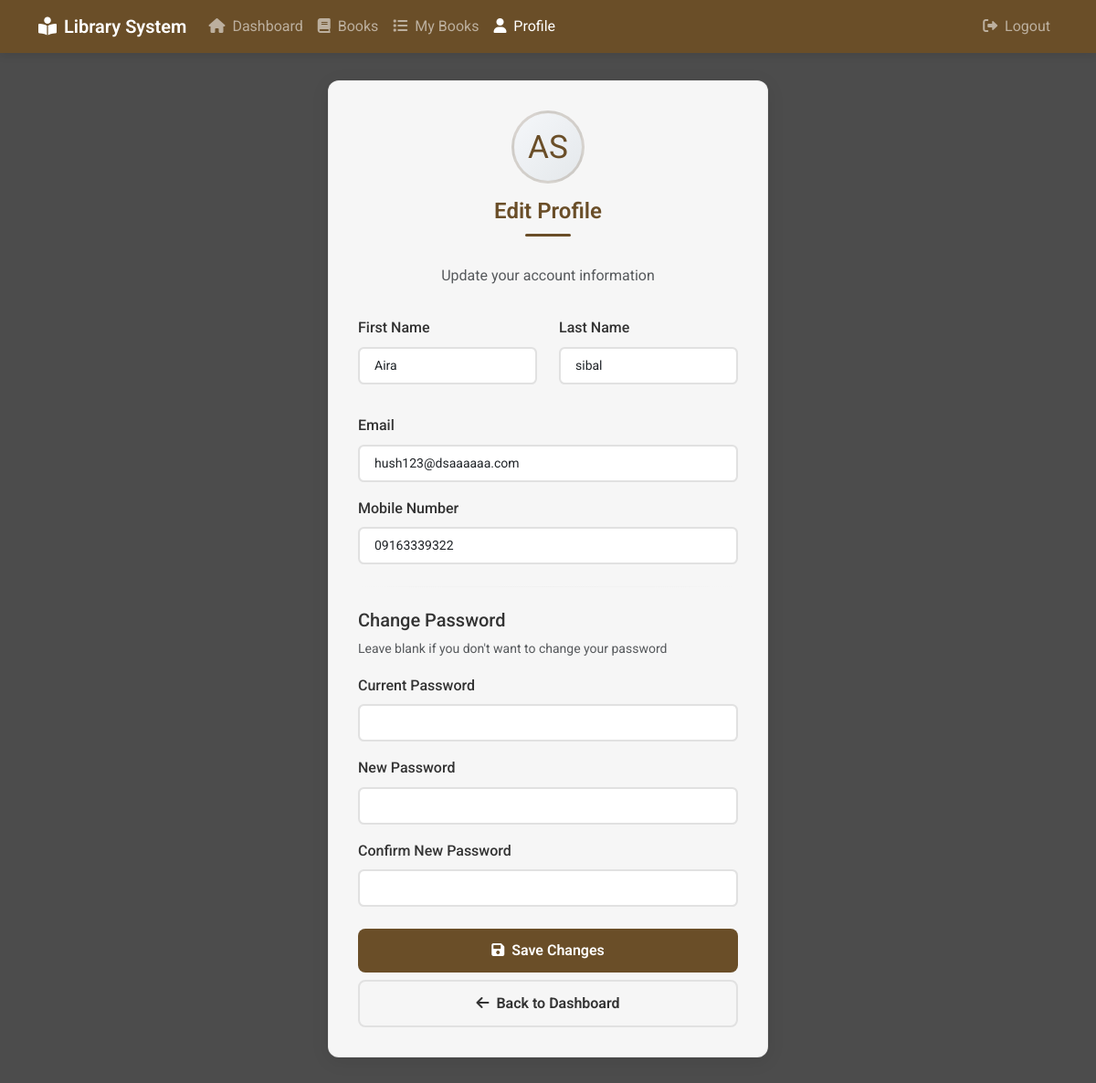
Page /profile.php (signed in) on the committed database.
### tables this page shows
CREATE TABLE `users` (
  `id` int(11) NOT NULL,
  `username` varchar(50) NOT NULL,
  `password` varchar(255) NOT NULL,
  `email` varchar(100) NOT NULL,
  `first_name` varchar(50) NOT NULL,
  `last_name` varchar(50) NOT NULL,
  `status` enum('active','pending','suspended') NOT NULL DEFAULT 'pending',
  `created_at` timestamp NOT NULL DEFAULT current_timestamp(),
  `updated_at` timestamp NOT NULL DEFAULT current_timestamp() ON UPDATE current_timestamp(),
  `remember_token` varchar(64) DEFAULT NULL,
  `role_id` int(11) DEFAULT 2,
  `birthday` date DEFAULT NULL,
  `mobile_number` varchar(20) DEFAULT NULL,
  `gender` enum('male','female') DEFAULT NULL,
  `terms_accepted` tinyint(1) DEFAULT 0
);

### profile.php (the view, shortened to what this page needs)
<?php
require_once 'config.php';
try {
    $stmt = $pdo->prepare("SELECT * FROM users WHERE id = ?");
    $stmt->execute([$_SESSION['user_id']]);
    $user = $stmt->fetch();
} catch (PDOException $e) {
    $error_message = "Error fetching user data: " . $e->getMessage();
}
?>
<!DOCTYPE html>
<html>
<head>
    <link href="https://cdn.jsdelivr.net/npm/bootstrap@5.3.2/dist/css/bootstrap.min.css" rel="stylesheet">
    <link href="https://cdnjs.cloudflare.com/ajax/libs/font-awesome/6.0.0/css/all.min.css" rel="stylesheet">
    <link href="style.css" rel="stylesheet">
</head>
<body>
    <nav class="navbar navbar-expand-lg navbar-dark fixed-top">
        <div class="container">
            <a class="navbar-brand" href="dashboard.php">
                <i class="fas fa-book-reader me-2"></i>Library System
            </a>
            <div class="collapse navbar-collapse" id="navbarNav">
                <ul class="navbar-nav me-auto">
                    <li class="nav-item">
                        <a class="nav-link" href="dashboard.php">
                            <i class="fas fa-home me-1"></i> Dashboard
                        </a>
                    </li>
                    <li class="nav-item">
                        <a class="nav-link" href="books.php">
                            <i class="fas fa-book me-1"></i> Books
                        </a>
                    </li>
                    <li class="nav-item">
                        <a class="nav-link" href="borrowed.php">
                            <i class="fas fa-list me-1"></i> My Books
                        </a>
                    </li>
                    <li class="nav-item">
                        <a class="nav-link active" href="profile.php">
                            <i class="fas fa-user me-1"></i> Profile
                        </a>
                    </li>
                </ul>
                <ul class="navbar-nav">
                    <li class="nav-item">
                        <a class="nav-link" href="logout.php">
                            <i class="fas fa-sign-out-alt me-1"></i> Logout
                        </a>
                    </li>
                </ul>
            </div>
        </div>
    </nav>
    <div class="profile-container">
        <div class="profile-card">
            <div class="profile-header">
                <div class="profile-image">
                    <?php
                    $initials = strtoupper(substr($user['first_name'], 0, 1) . substr($user['last_name'], 0, 1));
                    echo $initials;
                    ?>
                </div>
                <h3>Edit Profile</h3>
                <p class="text-muted">Update your account information</p>
            </div>
            <form method="post" action="">
                <div class="row mb-3">
                    <div class="col-md-6 mb-3">
                        <label class="form-label">First Name</label>
                        <input type="text" name="first_name" class="form-control" required
                               value="<?php echo htmlspecialchars($user['first_name']); ?>">
                    </div>
                    <div class="col-md-6 mb-3">
                        <label class="form-label">Last Name</label>
                        <input type="text" name="last_name" class="form-control" required
                               value="<?php echo htmlspecialchars($user['last_name']); ?>">
                    </div>
                </div>
                <div class="mb-3">
                    <label class="form-label">Email</label>
                    <input type="email" name="email" class="form-control" required
                           value="<?php echo htmlspecialchars($user['email']); ?>">
                </div>
                <div class="mb-3">
                    <label class="form-label">Mobile Number</label>
                    <input type="tel" name="mobile_number" class="form-control" required
                           placeholder="09123456789"
                           value="<?php echo htmlspecialchars($user['mobile_number']); ?>">
                </div>
                <hr class="section-divider">
                <h5>Change Password</h5>
                <p class="text-muted small mb-3">Leave blank if you don't want to change your password</p>
                <div class="mb-3">
                    <label class="form-label">Current Password</label>
                    <input type="password" name="current_password" class="form-control">
                </div>
                <div class="mb-3">
                    <label class="form-label">New Password</label>
                    <input type="password" name="new_password" class="form-control">
                </div>
                <div class="mb-3">
                    <label class="form-label">Confirm New Password</label>
                    <input type="password" name="confirm_password" class="form-control">
                </div>
                <div class="d-grid gap-2 mt-4">
                    <button type="submit" class="btn btn-primary">
                        <i class="fas fa-save me-2"></i>Save Changes
                    </button>
                    <a href="dashboard.php" class="btn btn-outline-secondary">
                        <i class="fas fa-arrow-left me-2"></i>Back to Dashboard
                    </a>
                </div>
            </form>
        </div>
    </div>
</body>
</html>

### style.css (style rules this page uses)
* { margin: 0; padding: 0; box-sizing: border-box; }
:root { --primary-color: #6a4e28; --primary-hover: #8b683c; --text-color: #333; --light-text: #666; --border-color: #e1e1e1; --success-color: #00C851; --warning-color: #ffbb33; --danger-color: #d63031; --white: #fff; --container-bg: rgba(255, 255, 255, 0.95); --shadow-color: rgba(0, 0, 0, 0.1); }
body { background: linear-gradient(rgba(0, 0, 0, 0.7), rgba(0, 0, 0, 0.7)), url('https://images.unsplash.com/photo-1507842217343-583bb7270b66?ixlib=rb-4.0.3&auto=format&fit=crop&w=2340&q=80'); background-size: cover; background-position: center; background-attachment: fixed; background-repeat: no-repeat; min-height: 100vh; font-family: 'Roboto', sans-serif; color: var(--text-color); line-height: 1.6; display: flex; align-items: center; justify-content: center; padding-top: 7vh; }
.navbar { background-color: var(--primary-color) !important; box-shadow: 0 2px 10px rgba(0,0,0,0.1); }
.navbar-brand { font-weight: 600; }
.container { width: 100%; padding-right: 1.5vh; padding-left: 1.5vh; margin-right: auto; margin-left: auto; display: flex; align-items: center; justify-content: center; }
.form-control, .form-select { border: 2px solid var(--border-color); border-radius: 0.8vh; padding: 0.5rem 1rem; font-size: 14px; transition: all 0.3s ease; background-color: var(--white); }
.form-label { font-weight: 500; color: var(--text-color); margin-bottom: 0.5rem }
.btn { padding: 12px 24px; font-size: 16px; font-weight: 600; border-radius: 8px; transition: all 0.3s ease; cursor: pointer; border: none; position: relative; overflow: hidden; }
.btn::after { content: ''; position: absolute; width: 100%; height: 100%; top: 0; left: -100%; background: linear-gradient(90deg, transparent, rgba(255,255,255,0.2), transparent); transition: 0.5s; }
.btn-primary { background-color: var(--primary-color); color: var(--white); }
h3 { color: var(--primary-color); font-size: 24px; font-weight: 600; text-align: center; margin-bottom: 30px; position: relative; }
h3:after { content: ''; display: block; width: 50px; height: 3px; background: var(--primary-color); margin: 10px auto 0; border-radius: 2px; }
a { color: var(--primary-color); text-decoration: none; transition: all 0.3s ease; position: relative; }
a:not(.btn)::after { content: ''; position: absolute; width: 100%; height: 1px; bottom: -2px; left: 0; background-color: var(--primary-color); transform: scaleX(0); transform-origin: right; transition: transform 0.3s ease; }
hr { margin: 25px 0; border: none; height: 1px; background: linear-gradient(to right, transparent, var(--border-color), transparent); }
.btn-outline-secondary { border: 2px solid var(--border-color); color: var(--text-color); }
.profile-container { max-width: 1000px; margin: 2rem auto; padding: 0 1.5rem; }
.profile-card { background: var(--container-bg); border-radius: 12px; padding: 2rem; box-shadow: 0 4px 20px rgba(0,0,0,0.08); border: 1px solid rgba(0,0,0,0.05); }
.profile-header { text-align: center; margin-bottom: 2rem; }
.profile-image { width: 10vh; height: 10vh; border-radius: 50%; background: linear-gradient(135deg, #f5f7fa 0%, #e4e8eb 100%); display: flex; align-items: center; justify-content: center; font-size: 2.2rem; color: var(--primary-color); margin: 0 auto 1rem auto; border: 3px solid rgba(106, 78, 40, 0.2); }
.section-divider { margin: 1.5rem 0; border: none; height: 1px; background: linear-gradient(to right, transparent, var(--border-color), transparent); }

### rows in the picture
users: initials "AS", first_name "Aira", last_name "sibal", email "hush123@dsaaaaaa.com", mobile_number "09163339322"
